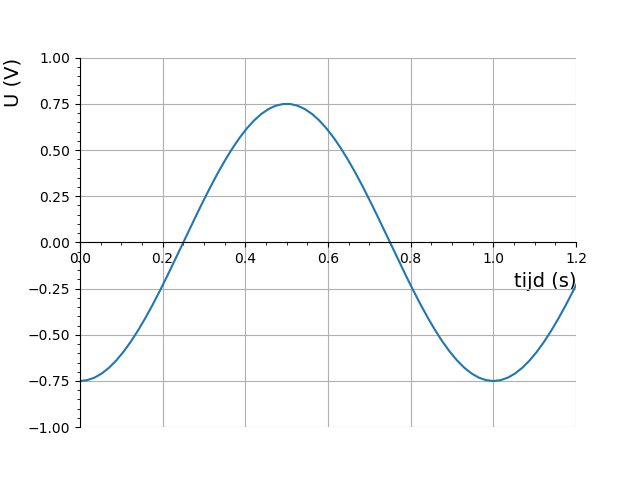

Python code for this plot:
# Open this file with jeroenvantilburg.nl/ppg or any python environment
import matplotlib.pyplot as plt # do not modify; required by ppg
import numpy as np
from math import *

# Create a numpy array of 400 entries with a sinus
x = np.linspace(0, 7, 400)
y = -0.75*np.cos(2*pi*x)

fig, ax = plt.subplots()
ax.plot(x, y)

# Set the axes
ax.set_xlim([0, 1.2])
ax.set_ylim([-1, 1])
ax.set_xlabel("tijd (s)", loc='right', fontsize=14)
ax.set_ylabel( "U (V)", loc='top', fontsize=14)

# Show the minor ticks and the major grid
ax.minorticks_on()
ax.grid(which='major')

# Move bottom x-axis to centre, passing through (0,0)
ax.spines['bottom'].set_position('center')

# Eliminate upper and right axes
ax.spines['right'].set_color('none')
ax.spines['top'].set_color('none')


plt.show() # last line; do not modify; required by ppg
